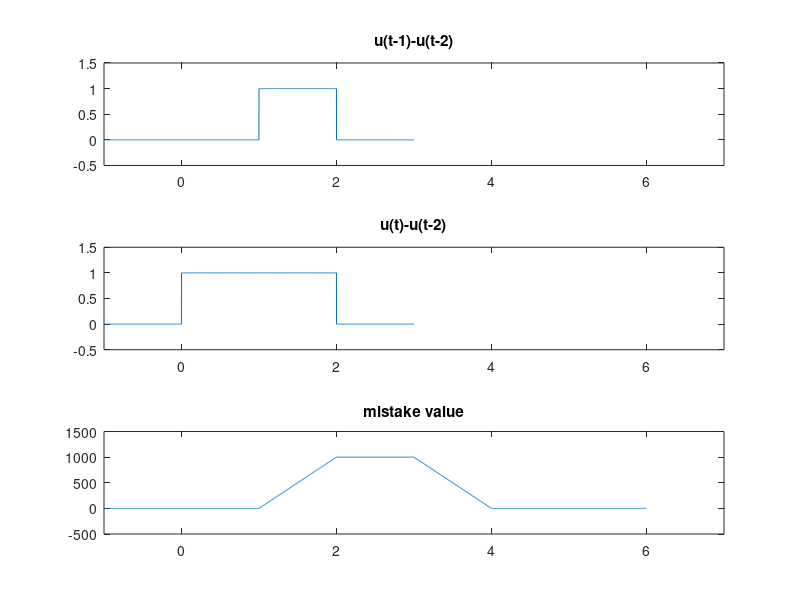

Write MATLAB code to recreate this figure.
%parameter
st = -1; dt = 0.001; en = 3;
t = st:dt:en
T0 = 1; tau = 1;

%u(t)-u(t-1)
ft1 = rectpuls(t-1.5*T0, tau);
subplot(3, 1, 1);
plot(t, ft1);
axis([-1, 7, -0.5, 1.5]);
title('u(t-1)-u(t-2)');

%u(t)-u(t-2)
ft2 = rectpuls(t-T0, 2*tau);
subplot(3, 1, 2);
plot(t, ft2);
axis([-1, 7, -0.5, 1.5]);
title('u(t)-u(t-2)');

% %convolution
% h = conv(ft1, ft2);
% h = h.*dt;
% N = length(h);
% subplot(3, 1, 3);
% plot(st-1:dt:2*en, h);
% axis([-1, 7, -0.5, 1.5]);
% title('conv');

%convolution
h = conv(ft1, ft2);
%h = h.*dt;
N = length(h);
subplot(3, 1, 3);
plot(st-1:dt:2*en, h);
axis([-1, 7, -500, 1500]);
title('mistake value');
